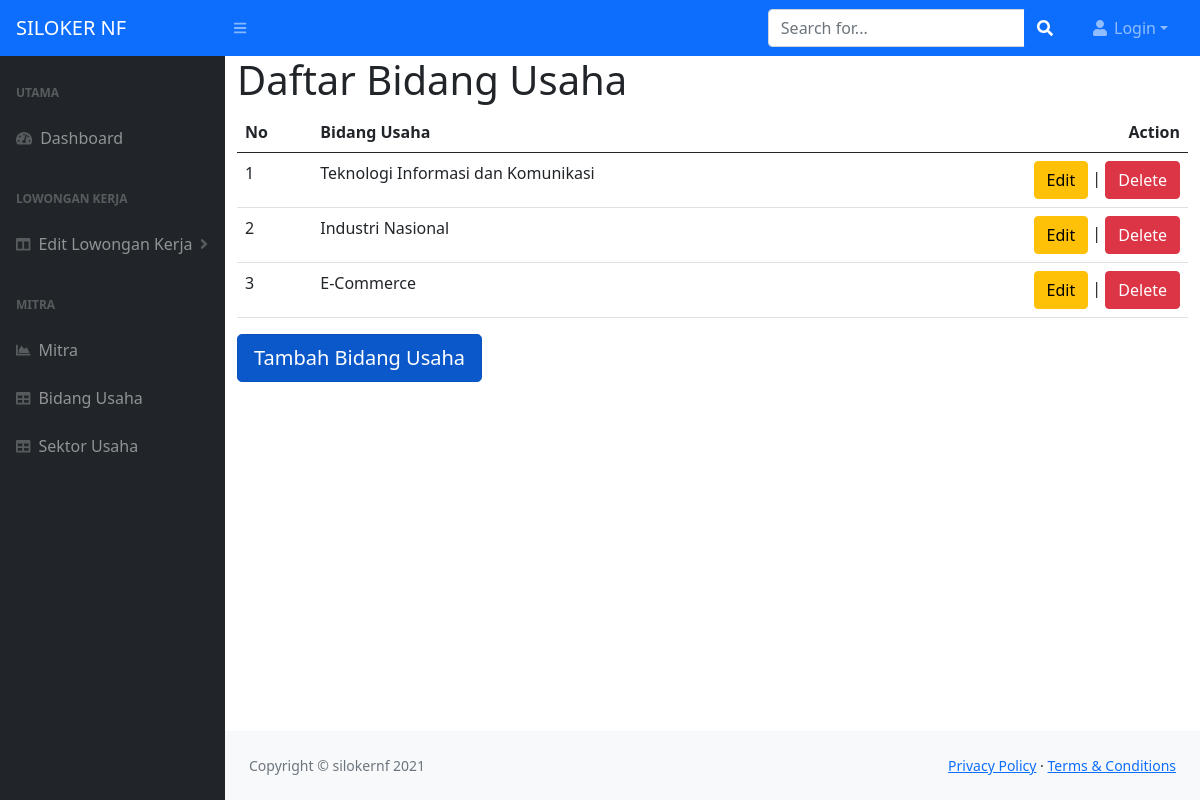
Page /index.php/bidang_usaha on the committed database.
### tables this page shows
CREATE TABLE `bidang_usaha` (
  `id` int(11) NOT NULL,
  `nama` varchar(45) DEFAULT NULL
);

### application/controllers/Bidang_usaha.php (called while the page is built, shortened)
<?php
class Bidang_usaha extends CI_Controller {
    public function index()
	{
        $this->load->model('all_model', 'bidang');
        $data['list_bidang'] = $this->bidang->getAll('bidang_usaha');
        $this->load->view('header');
		$this->load->view('bidang_usaha/index',$data);
        $this->load->view('footer');
	}
}

### index.php (called while the page is built, shortened)
<?php
require_once BASEPATH.'core/CodeIgniter.php';

### application/models/All_model.php (called while the page is built, shortened)
<?php
class All_model extends CI_Model {
    public function getAll($nama){
        $query = $this->db->get($nama);
        return $query;
    }
}

### application/views/bidang_usaha/index.php (the view, shortened to what this page needs)
<h1>Daftar Bidang Usaha</h1>
<table class="table">
    <thead>
        <tr>
            <th>No</th><th>Bidang Usaha</th><th style="text-align:right">Action</th>
        </tr>
    </thead>
    <tbody>
        <?php
        $nomor=1;
        foreach($list_bidang->result() as $bidang){
        ?>
        <tr>
            <td><?=$nomor?></td>
            <td><?=$bidang->nama?></td>
            <td style="text-align:right">
            <a href="<?=base_url()?>bidang_usaha/edit/<?=$bidang->id?>" class="btn btn-warning">Edit</a> |
            <a href="<?=base_url()?>bidang_usaha/delete/<?=$bidang->id?>" class="btn btn-danger"
            <?php echo 'onclick="return hapusBidang(\'Data Bidang '.$bidang->nama.' Yakin mau dihapus ?? \')"'?>
            >Delete</a></td>
        </tr>
        <?php
        $nomor++;
        }
        ?>
    </tbody>
</table>
<a href="<?=base_url()?>bidang_usaha/form" class="btn btn-primary btn-lg active" role="button" aria-pressed="true">Tambah Bidang Usaha</a>

### rows in the picture
bidang_usaha: nama "Teknologi Informasi dan Komunikasi"
bidang_usaha: nama "Industri Nasional"
bidang_usaha: nama "E-Commerce"

### other values in the picture
$username "Login"
